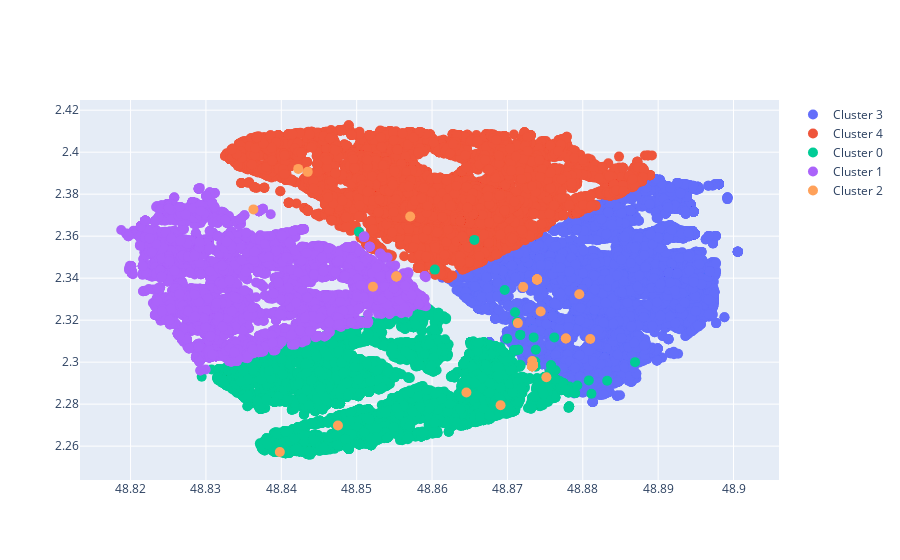

The notebook cell this image was saved under:
### Markdown cell above
## Combining ipywidgets and plotly

A common use case is to use widgets to control what is plotted with plotly. 

However, using interact only does not produce great results. The best option is to insert the plotly plot in a container. Let's see with a specific example: 

### Use case: Clustering real estate properties

Let's say we are business analysts and want to find "submarkets" (groups of dwelllings with similar features). We apply a clustering algorithm and plot the clusters using plotly:

### Code cell
# cluster the data according to latitude, longitude, price, and surface
# (normalize the data first)

from sklearn.preprocessing import StandardScaler
from sklearn.cluster import KMeans

scaler = StandardScaler()
X = df[["latitude", "longitude", "valeur_fonciere", "surface_reelle_bati"]]
X = scaler.fit_transform(X)

kmeans = KMeans(n_clusters=5)
df["cluster"] = kmeans.fit_predict(X)

fig = go.Figure()
for cluster in df["cluster"].unique():
    df_cluster = df[df["cluster"] == cluster]
    fig.add_trace(go.Scatter(
        x=df_cluster["latitude"],
        y=df_cluster["longitude"],
        mode="markers",
        marker={"size": 10},
        name=f"Cluster {cluster}"
    ))

fig.show()

### Figure 1 — Plotly figure (JSON) as saved in the notebook; plotly's stock layout.template omitted (floating-point values rounded to 4 significant figures; data arrays with more than 128 entries replaced by an {"elided": "..."} marker saying what was removed)
{"data": [{"marker": {"size": 10}, "mode": "markers", "name": "Cluster 3", "type": "scatter", "x": {"elided": "16453 float values"}, "y": {"elided": "16453 float values"}}, {"marker": {"size": 10}, "mode": "markers", "name": "Cluster 4", "type": "scatter", "x": {"elided": "14360 float values"}, "y": {"elided": "14360 float values"}}, {"marker": {"size": 10}, "mode": "markers", "name": "Cluster 0", "type": "scatter", "x": {"elided": "9264 float values"}, "y": {"elided": "9264 float values"}}, {"marker": {"size": 10}, "mode": "markers", "name": "Cluster 1", "type": "scatter", "x": {"elided": "8584 float values"}, "y": {"elided": "8584 float values"}}, {"marker": {"size": 10}, "mode": "markers", "name": "Cluster 2", "type": "scatter", "x": [48.87, 48.87, 48.87, 48.87, 48.87, 48.87, 48.87, 48.87, 48.87, 48.87, 48.88, 48.88, 48.87, 48.87, 48.87, 48.87, 48.87, 48.87, 48.87, 48.87, 48.87, 48.87, 48.87, 48.87, 48.87, 48.87, 48.87, 48.87, 48.87, 48.87, 48.87, 48.87, 48.87, 48.87, 48.87, 48.87, 48.87, 48.87, 48.87, 48.87, 48.87, 48.87, 48.87, 48.87, 48.87, 48.87, 48.87, 48.87, 48.87, 48.87, 48.87, 48.87, 48.87, 48.87, 48.87, 48.87, 48.87, 48.87, 48.87, 48.87, 48.87, 48.87, 48.87, 48.87, 48.87, 48.87, 48.87, 48.87, 48.87, 48.87, 48.87, 48.87, 48.87, 48.87, 48.87, 48.87, 48.87, 48.87, 48.88, 48.88, 48.88, 48.87, 48.84, 48.85, 48.85, 48.87, 48.86, 48.84, 48.84, 48.86, 48.86, 48.86, 48.84, 48.86], "y": [2.319, 2.301, 2.339, 2.339, 2.339, 2.339, 2.339, 2.339, 2.339, 2.336, 2.311, 2.311, 2.299, 2.299, 2.299, 2.299, 2.299, 2.299, 2.299, 2.299, 2.299, 2.299, 2.299, 2.299, 2.299, 2.299, 2.299, 2.299, 2.299, 2.299, 2.299, 2.299, 2.299, 2.299, 2.299, 2.299, 2.299, 2.299, 2.299, 2.299, 2.299, 2.299, 2.299, 2.299, 2.299, 2.299, 2.299, 2.299, 2.299, 2.299, 2.299, 2.299, 2.299, 2.299, 2.299, 2.299, 2.299, 2.299, 2.299, 2.299, 2.299, 2.299, 2.299, 2.299, 2.298, 2.298, 2.298, 2.298, 2.298, 2.298, 2.298, 2.298, 2.298, 2.298, 2.298, 2.298, 2.298, 2.298, 2.293, 2.311, 2.332, 2.324, 2.392, 2.27, 2.336, 2.279, 2.286, 2.257, 2.391, 2.341, 2.341, 2.341, 2.373, 2.369]}], "layout": {}}
